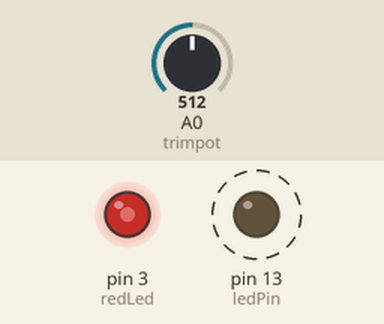
Simulated run of this sketch. Board: Arduino Uno, built with avr-gcc and run on an emulated ATmega328P. Shown: output pins drawn as LEDs (lit = HIGH). Dashed ring = blinking. Inputs (shaded band) come from the test bench; at power-on: A0 (trimpot) = 512.

Above: at 1.2 s.
1.3 s: A0 (trimpot) set to 716
At 1.9 s:
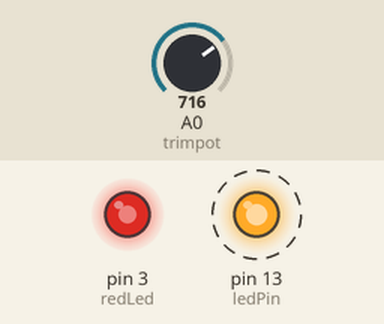
4.3 s: A0 (trimpot) set to 900
At 4.75 s:
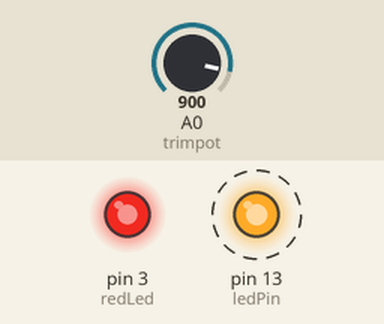
7.3 s: A0 (trimpot) set to 122
At 7.75 s:
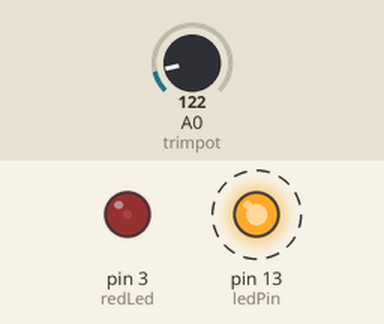
10.3 s: A0 (trimpot) set to 0
At 10.9 s:
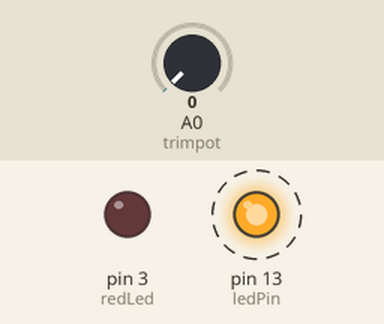
13.3 s: A0 (trimpot) set to 3
16.3 s: A0 (trimpot) set to 6
At 16.75 s:
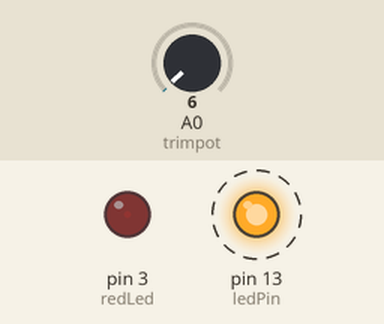
Timing chart, 0 to 20.3 s (numbered marks = the images above; inputs shaded):
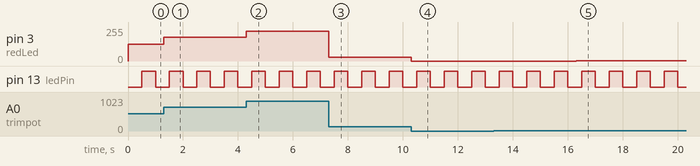

Measured:
- after the input at 1.3 s, pin 3 (redLed): 127/255 → 178/255 at once
- after the input at 4.3 s, pin 3 (redLed): 178/255 → 224/255 at once
- after the input at 7.3 s, pin 3 (redLed): 224/255 → 30/255 at once
- after the input at 10.3 s, pin 3 (redLed): 30/255 → 0/255 at once
- after the input at 16.3 s, pin 3 (redLed): 0/255 → 1/255 at once
- by itself, pin 13 (ledPin): alternates HIGH for 0.50 s and LOW for 0.50 s

The sketch:

dimmer.ino
```cpp
const int ledPin = LED_BUILTIN;
int ledState = LOW;
unsigned long previousMillisState = 0;
const long intervalState = 500;

const int redLed = 3;
const int trimpot = A0;

void setup() {
  Serial.begin(9600);
  pinMode(ledPin, OUTPUT);
  pinMode(redLed, OUTPUT);
  analogReference(DEFAULT);
}

void loop() {
  unsigned long currentMillisState = millis();
  if(currentMillisState - previousMillisState >= intervalState){
    previousMillisState = currentMillisState;
    if(ledState)
      ledState = LOW;
    else
      ledState = HIGH;

    digitalWrite(ledPin, ledState);
  }

  int level = analogRead(trimpot);
  level = map(level,0,1023,0,255);
  analogWrite(redLed, level);

}
```
